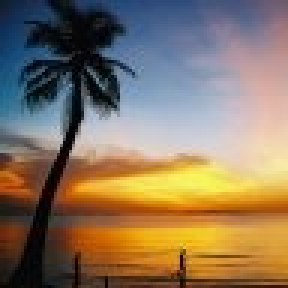
#> input picture Exercises/dt_image-flip/image-ops-original.jpg, 96 x 96 px (shown 3 times larger)
$ python dt_image-flip.py image-ops-original.jpg wall-e_heil.png   (Python 2 division)
#> lines starting #> are read from the running program, lines starting #| are printed output that depends on the picture

import cv2
import numpy as np
import sys
import os
import copy
from errno import errorcode
from PIL import Image


def flipImage(img):
    height, width, channels = img.shape
    flip = np.zeros((height, width, 3), np.uint8    )
    ### MISE
        # Fill flip with pixels from img to flip the img!
    return flip


try:
    sys.argv[1]
    sys.argv[2]
except:
    print errorcode[99]
    sys.exit(99)

file_path = sys.argv[1]
file_name = sys.argv[1]
print file_path
print    file_name
if not os.path.exists(file_path):
    print 'Path not existing'
    print errorcode[2]
    sys.exit(2)

try:
    Image.open(file_name)
except:
    print errorcode[3]
    sys.exit(3)

img = cv2.imread(sys.argv[1], 1)

dir = sys.argv[2]
if not os.path.exists(dir):
    os.makedirs(dir)

reg = img
flip = flipImage(img)
#> flip: shape (96, 96, 3); every value is 0
doub = np.concatenate((img,flip),1)
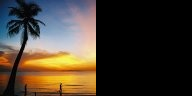
#> doub: shape (96, 192, 3); mean B, G, R 47.7, 58.9, 68.5

cv2.imwrite(os.path.join(dir , 'regular.jpg'), reg)
cv2.imwrite(os.path.join(dir , 'flip.jpg'), flip)
cv2.imwrite(os.path.join(dir , 'side-by-side.jpg'), doub)
